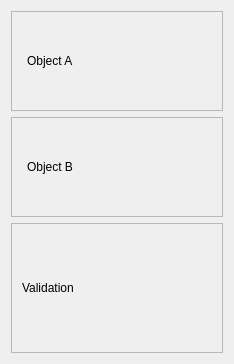
                       <widget class="QWidget" name="scrollAreaWidgetContentsPositioning">
                        <property name="geometry">
                         <rect>
                          <x>0</x>
                          <y>0</y>
                          <width>234</width>
                          <height>360</height>
                         </rect>
                        </property>
                        <layout class="QVBoxLayout" name="verticalLayout_33">
                         <item>
                          <widget class="QFrame" name="framePositioningA">
                           <property name="minimumSize">
                            <size>
                             <width>0</width>
                             <height>100</height>
                            </size>
                           </property>
                           <property name="maximumSize">
                            <size>
                             <width>16777215</width>
                             <height>130</height>
                            </size>
                           </property>
                           <property name="frameShape">
                            <enum>QFrame::Shape::StyledPanel</enum>
                           </property>
                           <property name="frameShadow">
                            <enum>QFrame::Shadow::Raised</enum>
                           </property>
                           <layout class="QVBoxLayout" name="verticalLayout_32" stretch="0">
                            <property name="spacing">
                             <number>5</number>
                            </property>
                            <property name="leftMargin">
                             <number>15</number>
                            </property>
                            <property name="topMargin">
                             <number>15</number>
                            </property>
                            <property name="rightMargin">
                             <number>15</number>
                            </property>
                            <property name="bottomMargin">
                             <number>15</number>
                            </property>
                            <item>
                             <widget class="QLabel" name="positionObjectALabel">
                              <property name="text">
                               <string>Object A</string>
                              </property>
                             </widget>
                            </item>
                           </layout>
                          </widget>
                         </item>
                         <item>
                          <widget class="QFrame" name="framePositioningB">
                           <property name="minimumSize">
                            <size>
                             <width>0</width>
                             <height>100</height>
                            </size>
                           </property>
                           <property name="maximumSize">
                            <size>
                             <width>16777215</width>
                             <height>130</height>
                            </size>
                           </property>
                           <property name="frameShape">
                            <enum>QFrame::Shape::StyledPanel</enum>
                           </property>
                           <property name="frameShadow">
                            <enum>QFrame::Shadow::Raised</enum>
                           </property>
                           <layout class="QVBoxLayout" name="verticalLayout_31" stretch="0">
                            <property name="spacing">
                             <number>5</number>
                            </property>
                            <property name="leftMargin">
                             <number>15</number>
                            </property>
                            <property name="topMargin">
                             <number>15</number>
                            </property>
                            <property name="rightMargin">
                             <number>15</number>
                            </property>
                            <property name="bottomMargin">
                             <number>15</number>
                            </property>
                            <item>
                             <widget class="QLabel" name="positionObjectBLabel">
                              <property name="text">
                               <string>Object B</string>
                              </property>
                             </widget>
                            </item>
                           </layout>
                          </widget>
                         </item>
                         <item>
                          <widget class="QFrame" name="framePositioningValidation">
                           <property name="minimumSize">
                            <size>
                             <width>0</width>
                             <height>130</height>
                            </size>
                           </property>
                           <property name="maximumSize">
                            <size>
                             <width>16777215</width>
                             <height>130</height>
                            </size>
                           </property>
                           <property name="frameShape">
                            <enum>QFrame::Shape::StyledPanel</enum>
                           </property>
                           <property name="frameShadow">
                            <enum>QFrame::Shadow::Raised</enum>
                           </property>
                           <layout class="QGridLayout" name="gridLayout_2">
                            <property name="leftMargin">
                             <number>10</number>
                            </property>
                            <property name="topMargin">
                             <number>10</number>
                            </property>
                            <property name="rightMargin">
                             <number>10</number>
                            </property>
                            <property name="bottomMargin">
                             <number>10</number>
                            </property>
                            <property name="horizontalSpacing">
                             <number>6</number>
                            </property>
                            <property name="verticalSpacing">
                             <number>0</number>
                            </property>
                            <item row="0" column="0" colspan="2">
                             <widget class="QLabel" name="validationPositioningLabel">
                              <property name="maximumSize">
                               <size>
                                <width>16777215</width>
                                <height>20</height>
                               </size>
                              </property>
                              <property name="text">
                               <string>Validation</string>
                              </property>
                             </widget>
                            </item>
                           </layout>
                          </widget>
                         </item>
                        </layout>
                       </widget>
